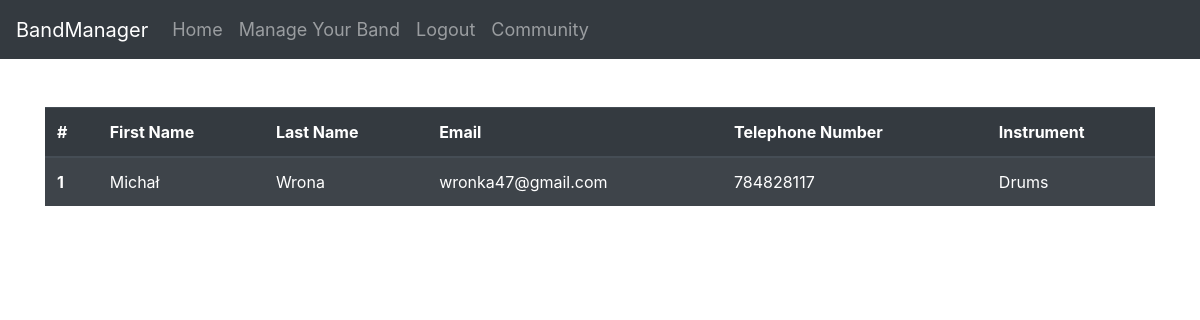
The app's page /community (signed in), older data.
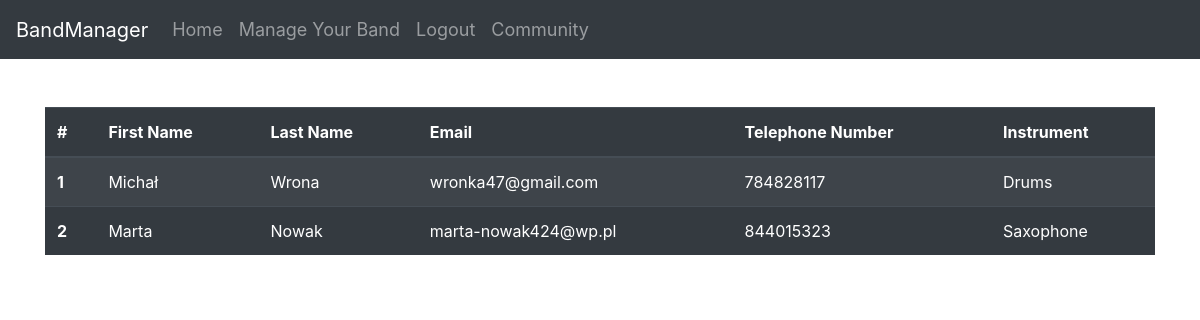
The same page, newer data.
### website/models.py (models this page shows)
class User(db.Model, UserMixin):
    id = db.Column(db.Integer, primary_key=True, unique=True)
    first_name = db.Column(db.String(150))
    surname = db.Column(db.String(150))
    email = db.Column(db.String(150), unique=True)
    password = db.Column(db.String(150))
    telephone_number = db.Column(db.Integer)
    instrument = db.Column(db.String(150))
    band_id = db.Column(db.Integer)
    wallet = db.Column(db.Integer, default=0)
    band = db.relationship('Band')
    messages = db.relationship('Message')

### website/views.py (the view)
@views.route('/community', methods=['GET'])
@login_required
def community_show():
    users = User.query.all()
    return render_template('community.html', user=current_user, users=users)

### website/templates/community.html (shortened to what this page needs)
{% extends "base.html" %}
{% block content %}
<br></br>
<table class="table table-striped table-dark">
    <thead class="thead-dark">
      <tr>
        <th scope="col">#</th>
        <th scope="col">First Name</th>
        <th scope="col">Last Name </th>
        <th scope="col">Email</th>
        <th scope="col">Telephone Number</th>
        <th scope="col">Instrument</th>
      </tr>
    </thead>
    <tbody>
    {% for user in users %}
        <tr>
            <th scope="row">{{user.id}}</th>
            <td>{{user.first_name}}</td>
            <td>{{user.surname}}</td>
            <td>{{user.email}}</td>
            <td>{{user.telephone_number}}</td>
            <td>{{user.instrument}}</td>
        </tr>
    {% endfor %}
    </tbody>
  </table>
{% endblock %}

Row changes from the older to the newer data that the page shows:
added User: id "2", first_name "Marta", surname "Nowak", email "marta-nowak424@wp.pl", telephone_number "844015323", instrument "Saxophone"
